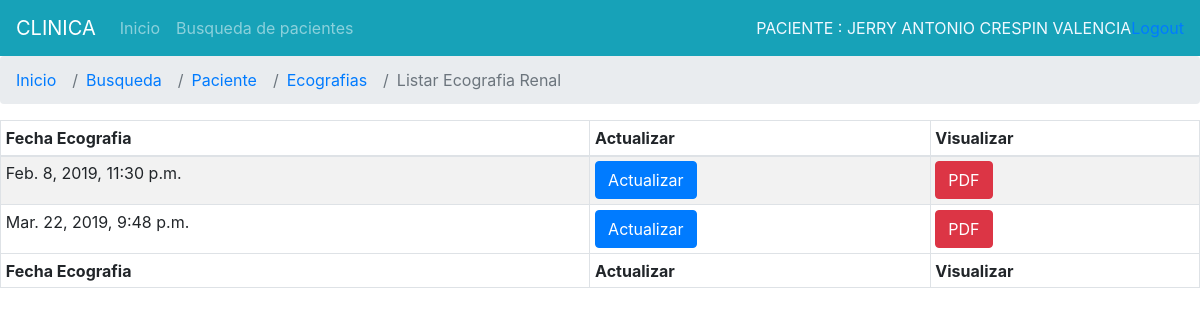
Page /ecorenal/listar/2 (signed in) on the committed database.
### Registros/models.py (models this page shows, shortened)
class Paciente(models.Model):
	cedula=models.CharField(max_length=13,unique=True,verbose_name='Cedula de indentidad')
	nombre1=models.CharField(max_length=50,verbose_name='Primer nombre')
	nombre2=models.CharField(max_length=50,verbose_name='Segundo nombre')
	apellPadre=models.CharField(max_length=50,verbose_name='Apellido paterno')
	apellMadre=models.CharField(max_length=50,verbose_name='Apellido materno')
	sexo=models.CharField(max_length=2,choices=(('F', 'Femenino'),('M', 'Masculino'),))
	direccion=models.CharField(max_length=100,verbose_name='DIRECCION DOMICILIARIA')
	fechNacimiento=models.DateField('fecha de naciemiento',default=timezone.now)
	lugarNacimiento=models.CharField(max_length=100,verbose_name='LUGAR DE NACIMIENTO')
	nacionalidad=models.CharField(max_length=100,verbose_name='NACIONALIDAD')
	grupoCultural=models.CharField(max_length=100,verbose_name='GRUPO CULTURAL')
	estadoCivil=models.CharField(max_length=3,choices=(('SOL', 'Soltero'),('CAS', 'Casado'),('DIV', 'Divorciado'),('VIU', 'Viudo'),('UNL', 'Unión libre')))
	instruccion=models.CharField(max_length=100,verbose_name='INSTRUCION EDUCATIVA')
	ocupacion=models.CharField(max_length=100,verbose_name='OCUPACION')
	empresa=models.CharField(max_length=100,verbose_name='EMPRESA')
	tipo_sangre=models.CharField(max_length=100,verbose_name='TIPO DE SANGRE')
	tipo_seguro=models.CharField(max_length=100,verbose_name='TIPO DE SEGURIDAD')
	telefono=models.CharField(max_length=9,verbose_name='Telefono del paciente')
	celular=models.CharField(max_length=10,verbose_name='Celular del paciente')
	correo=models.EmailField(verbose_name='Correo del paciente')
	pariente=models.CharField(max_length=100,verbose_name='NOMBRE PARIENTE')
	parentesco=models.CharField(max_length=100,verbose_name='Parentesco')
	telefono_pariente=models.CharField(max_length=9,verbose_name='Telefono del pariente')
	celular_pariente=models.CharField(max_length=10,verbose_name='Celular del referido')
	foto=models.ImageField(upload_to='fotos', null=True,blank=True)
	fech_creado=models.DateTimeField(auto_now_add=True,verbose_name='Fecha de admision')
	fech_actualizado=models.DateTimeField(auto_now=True,verbose_name='FECHA DE ACTUALIZACION')

class ecografiaRenal(models.Model):
	paciente = models.ForeignKey(Paciente, on_delete=models.CASCADE,verbose_name='PACIENTE')
	motivoExamen=models.CharField(max_length=500,verbose_name='MOTIVO DEL EXAMEN')
	movilidad_riñonder=models.CharField(max_length=20,choices=(('NORMAL', 'Normal'),('ANORMAL', 'Anormal')))
	movilidad_riñonizq=models.CharField(max_length=20,choices=(('NORMAL', 'Normal'),('ANORMAL', 'Anormal')))
	ecogenicidad_riñonder=models.CharField(max_length=20,choices=(('NORMAL', 'Normal'),('AUMENTADA', 'Aumentada'),('DISMINUIDA', 'Disminuida')))
	ecogenicidad_riñonizq=models.CharField(max_length=20,choices=(('NORMAL', 'Normal'),('AUMENTADA', 'Aumentada'),('DISMINUIDA', 'Disminuida')))
	medidalongitud_riñonder=models.DecimalField(max_digits=10, decimal_places=2,verbose_name='Longitudinal(mm)')
	medidalongitud_riñonizq=models.DecimalField(max_digits=10, decimal_places=2,verbose_name='Longitudinal(mm)')
	medidaparenquima_riñonder=models.DecimalField(max_digits=10, decimal_places=2,verbose_name='Parenquima(mm)')
	medidaparenquima_riñonizq=models.DecimalField(max_digits=10, decimal_places=2,verbose_name='Parenquima(mm)')
	imgExpansivas_solidasder=models.CharField(max_length=2,choices=(('NO', 'No'),('SI', 'Si')))
	imgExpansivas_solidasizq=models.CharField(max_length=2,choices=(('NO', 'No'),('SI', 'Si')))
	imgExpansivas_quisticasder=models.CharField(max_length=2,choices=(('NO', 'No'),('SI', 'Si')))
	imgExpansivas_quisticasizq=models.CharField(max_length=2,choices=(('NO', 'No'),('SI', 'Si')))
	hidronefrosisder=models.DecimalField(max_digits=10, decimal_places=2,verbose_name='Hidronefrosis(mm)')
	hidronefrosisizq=models.DecimalField(max_digits=10, decimal_places=2,verbose_name='Hidronefrosis(mm)')
	microlitiasisder=models.DecimalField(max_digits=10, decimal_places=2,verbose_name='Microlitiasis(mm)')
	microlitiasisizq=models.DecimalField(max_digits=10, decimal_places=2,verbose_name='Microlitiasis(mm)')
	calculo_der=models.DecimalField(max_digits=10, decimal_places=2,verbose_name='Calculos(mm)')
	calculo_izq=models.DecimalField(max_digits=10, decimal_places=2,verbose_name='Calculos(mm)')
	descripcionder=models.CharField(max_length=500,verbose_name='DESCRIPCION')
	descripciondizq=models.CharField(max_length=500,verbose_name='DESCRIPCION')
	replecion=models.CharField(max_length=20,choices=(('NORMAL', 'Normal'),('MINIMO', 'Minimo'),('EXCESIVA', 'Excesova')))
	paredes=models.CharField(max_length=20,choices=(('NORMAL', 'Normal'),('DELGADA', 'Delgada'),('ENGROSADA', 'Engrosada')))
	contenidoAnecoico=models.CharField(max_length=200,verbose_name='Conteniso anecoico')
	imgExpansivasvegiga=models.CharField(max_length=200,verbose_name='Imagenes expansivas')
	calculointerior=models.CharField(max_length=200,verbose_name='Calculos en su interior')
	volpremicional=models.DecimalField(max_digits=10, decimal_places=2,verbose_name='volpremicional(cc)')
	volpostmiccional=models.DecimalField(max_digits=10, decimal_places=2,verbose_name='volpostmiccional(cc)')
	retencion=models.DecimalField(max_digits=10, decimal_places=2,verbose_name='retencion(cc)')
	descripcionveg=models.CharField(max_length=500,verbose_name='DESCRIPCION')
	observaciones=models.CharField(max_length=200,verbose_name='OBSERBACIONES')
	presuncionDiagnostico=models.CharField(max_length=500,verbose_name='PRESUNCION_DIAGNOSTICA')
	fech_informe=models.DateTimeField(auto_now_add=True,verbose_name='FECHA INFORME ECOGRAFICO RENAL')
	fech_actualizado=models.DateTimeField(auto_now=True,verbose_name='FECHA DE ACTUALIZACION')
	encargado = models.CharField(max_length=30,verbose_name='ENCARGADO',blank=True,null=True)

### Registros/views.py (the view)
# urls.py: path('ecorenal/listar/<pk>', login_required(views.Listecorenal.as_view()),name='listar_ecorenal'),
class Listecorenal(DetailView):
    model = Paciente
    template_name='registros/listar_ecos/listar_ecorenal.html'
    def get_context_data(self, **kwargs):
        context = super().get_context_data(**kwargs)
        parametro = self.kwargs.get('pk',None)
        analisis = ecografiaRenal.objects.filter(paciente__id=parametro)
        context['analisis']=analisis
        return context

### Registros/templates/registros/listar_ecos/listar_ecorenal.html (shortened to what this page needs)
{%extends "registros/base_listar.html"%}
{% block tipoeco %}
<li class="breadcrumb-item"><a href="{% url 'registros:ecografia' ident=paciente.pk %}">Ecografias</a></li>
<li class="breadcrumb-item active" aria-current="page">Listar Ecografia Renal</li>
{% endblock %}
{% block content %}
<table id="dtDynamicVerticalScrollExample" class="table table-striped table-bordered table-sm" cellspacing="0" width="100%">
    <thead>
      <tr>
        <th class="th-sm">Fecha Ecografia
        </th>
        <th class="th-sm">Actualizar
        </th>
        <th class="th-sm">Visualizar
            </th>
      </tr>
    </thead>
    <tbody>
        {% for list in analisis %}
        <tr>
            <td>{{list.fech_informe}}</td>
            <td><a class="btn btn-primary" href="#">Actualizar</a></td>
            <td><a class="btn btn-danger" target="_blank" href="{% url 'registros:info_ecomamas' ident=list.pk %}">PDF</a></td>
        </tr>
        {%endfor%}
    </tbody>
    <tfoot>
        <tr>
            <th>Fecha Ecografia</th>
            <th>Actualizar</th>
            <th>Visualizar</th>
        </tr>
    </tfoot>
  </table>
{% endblock %}

### Registros/templates/registros/base_listar.html (shortened to what this page needs)
{% extends 'registros/base.html' %}
{% load crispy_forms_tags %}
{% block principal %}
<li class="nav-item">
  <a class="nav-link" href="{% url 'registros:index'%}">Inicio</a>
</li>
<li class="nav-item">
  <a class="nav-link" href="{% url 'registros:buscar'%}">Busqueda de pacientes</a>
</li>
{% endblock %}
{%block derecha%}
<div style="color:aliceblue">PACIENTE : {{paciente.nombre1}}&nbsp{{paciente.nombre2}}&nbsp{{paciente.apellPadre}}&nbsp{{paciente.apellMadre}}
</div>
{%endblock%}
{% block lista %}
<li class="breadcrumb-item"><a href="{% url 'registros:index'%}">Inicio</a></li>
<li class="breadcrumb-item"><a href="{% url 'registros:buscar'%}">Busqueda</a></li>
<li class="breadcrumb-item"><a href="{% url 'registros:paciente' ident=paciente.pk %}">Paciente</a></li>
{% block tipoeco %}{% endblock %}
{% endblock %}

### rows in the picture
Paciente: nombre1 "JERRY", nombre2 "ANTONIO", apellPadre "CRESPIN", apellMadre "VALENCIA"
ecografiaRenal: fech_informe "Feb. 8, 2019, 11:30 p.m."
ecografiaRenal: fech_informe "Mar. 22, 2019, 9:48 p.m."
